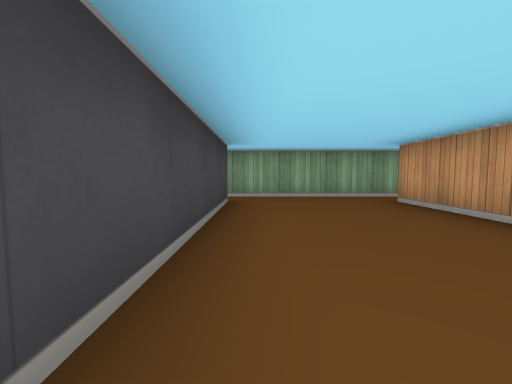
View 1 (above)

13 first-person views from a walk through a cub3D maze. The camera is about half as high as the walls, tilts 4° down and sees 90° across. The floor is counted in squares. Each view is taken from the middle of a square. On the plan, view 1 faces up. The plan holds only what a view shows up to about 9 squares ahead; the rest is blank.

View 2
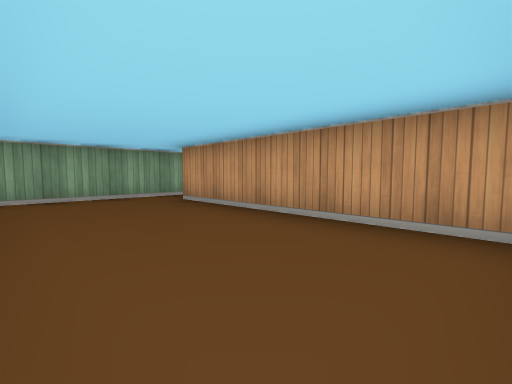

View 3
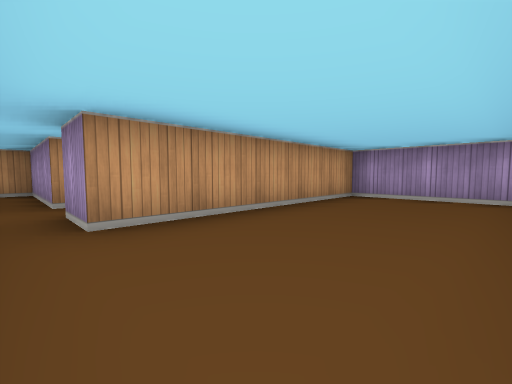

View 4
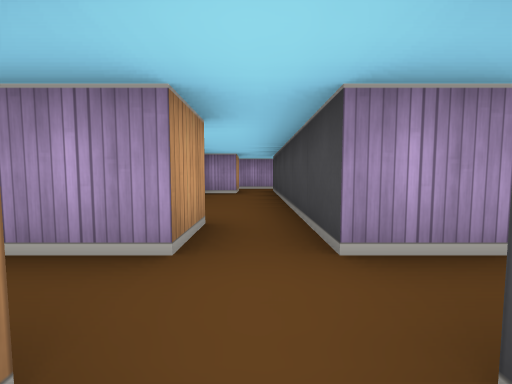

View 5
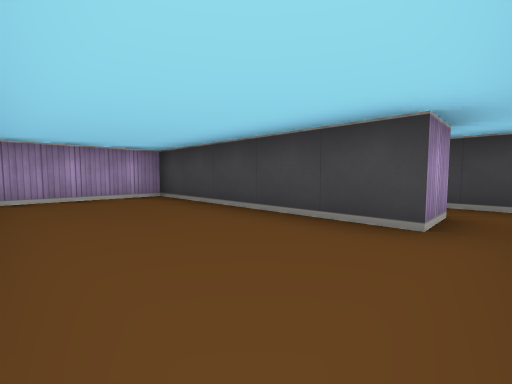

View 6
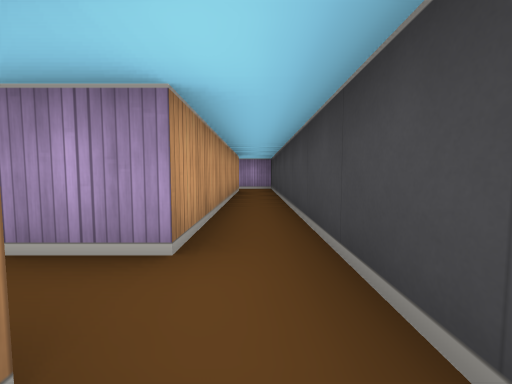

View 7
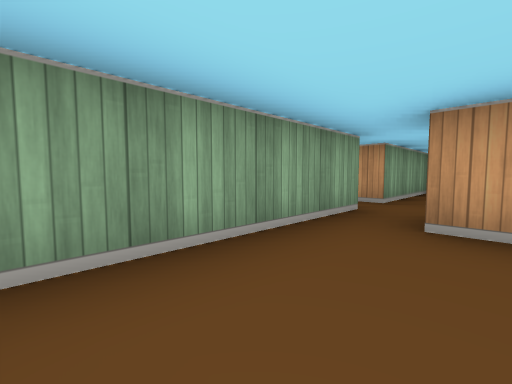

View 8
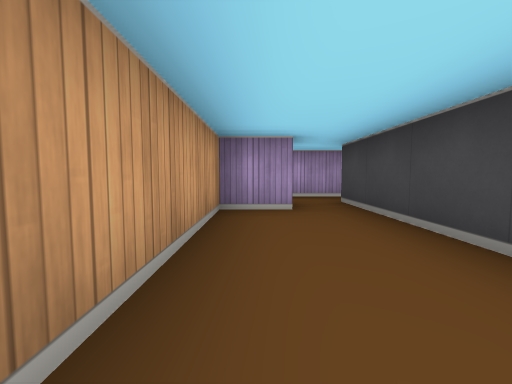

View 9
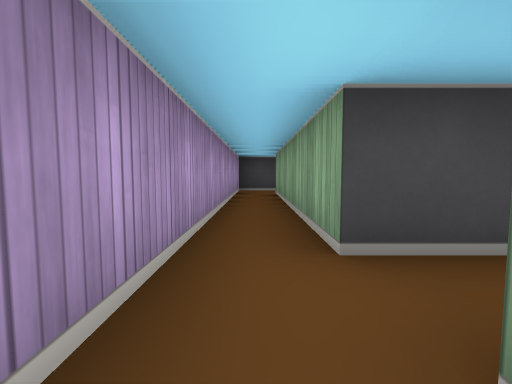

View 10
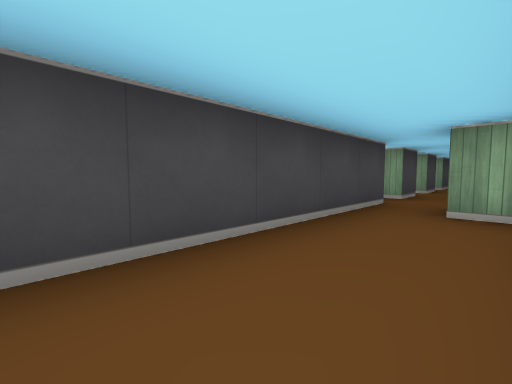

View 11
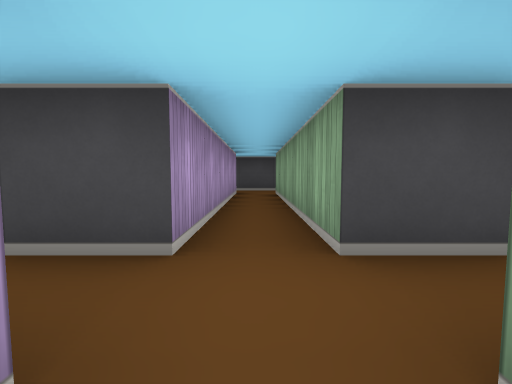

View 12
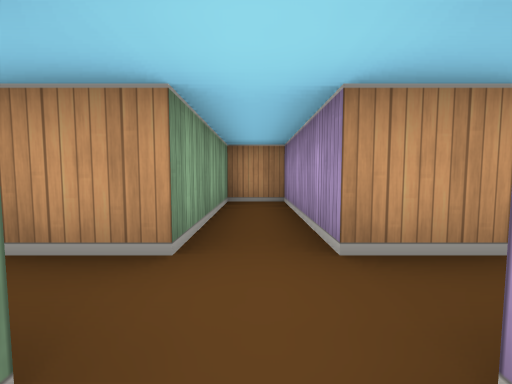

View 13
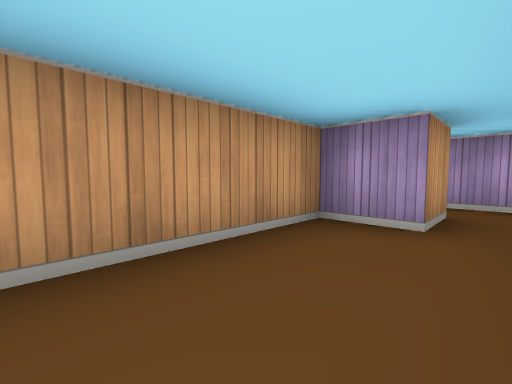

### Floor plan
Key: @ floor where view 1 was taken; # wall or solid block; . floor.
Columns run from 3 left of view 1 to 8 right of it. Each row starts with its distance up from view 1.
  8 # #####.####
  7 #..........#
  6 #.#####.####
  5 #..........#
  4 #.#...#.####
  3 #.#...#..#
  2 #.#...#..#
  1 #.#...#..#
  0 #.#@..#..#
 -1 #.#####.##
 -2 #........
 -3 #########

Where each view was taken, in squares from view 1:
view 1: 0 up, 0 right, facing up
view 2: 0 up, 0 right, facing up-right
view 3: 5 up, 0 right, facing down-right
view 4: 6 up, 4 right, facing down
view 5: 5 up, 2 right, facing down-left
view 6: 6 up, 2 left, facing down
view 7: 4 up, 0 right, facing up-right
view 8: 3 up, 5 right, facing down
view 9: 2 down, 5 right, facing left
view 10: 0 up, 5 right, facing up-left
view 11: 7 up, 5 right, facing left
view 12: 7 up, 3 right, facing right
view 13: 2 up, 4 right, facing down-right
